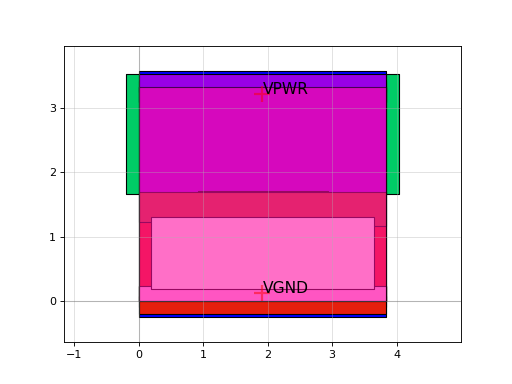

The script that drew this image:
import sky130

c = sky130.components.sky130_fd_sc_hs__o32a_1()
c.plot()
